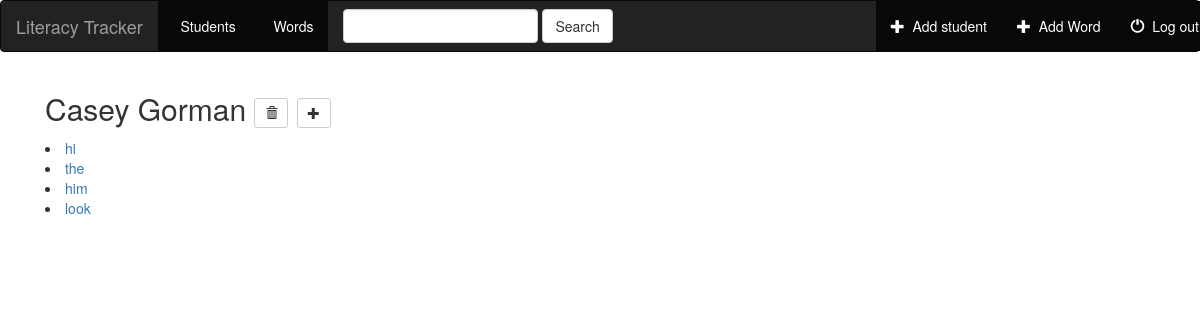
The page /students/student/9/ (signed in) on the database its author committed.
### students/models.py (models this page shows, shortened)
class Student(models.Model):
    user = models.ForeignKey('auth.User')
    first_name = models.CharField(max_length=250, default="", blank=True)
    last_name = models.CharField(max_length=250, default="", blank=True)
    grade = models.CharField(max_length=5, default="", blank=True)
    words = models.ManyToManyField(Word, default="", blank=True)

class Word(models.Model):
    word = models.CharField(max_length=250, default= "", blank=True)
    user = models.ForeignKey('auth.User', default= "")

### students/views.py (the view)
# urls.py: url(r'student/(?P<pk>[0-9]+)/$', views.DetailView.as_view(), name='student_detail'),
class DetailView(generic.DetailView):
    model = Student
    template_name = "students/student_detail.html"

### students/templates/students/student_detail.html (shortened to what this page needs)
{% extends "base.html" %}
{% block body%}
<div class="students-container container-fluid">
          <h2> {{student.first_name}} {{student.last_name}}
          <form action="{% url 'students:student-delete' student.id %}" method="post" style="display: inline;">
            <button type="submit" onclick="return confirm('Are you sure you want to delete this?')" class="btn btn-default btn-sm">
              <span class="glyphicon glyphicon-trash"></span>
            </button>
          </form>
          <form action="{% url 'students:form' student.pk %}" method="post" style="display: inline;">
            <button type="submit"  class="btn btn-default btn-sm">
              <span class="glyphicon glyphicon-plus"></span>
            </button>
          </form>
          </h2>
{% for word in student.words.all %}
<li><a href="{% url 'students:word_detail' word.id %}">{{word.word}}</a></li>
{% endfor %}
{% endblock %}

### rows shown on the page
Student: first_name "Casey", last_name "Gorman"
Word: word "hi"
Word: word "the"
Word: word "him"
Word: word "look"
